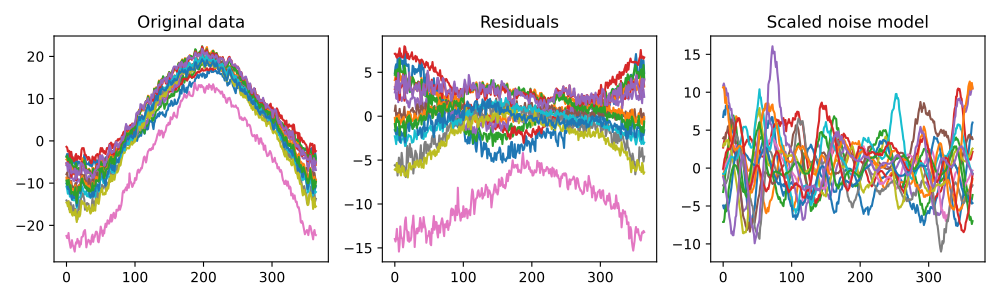

Recreate this plot in Python.
import numpy as np
import matplotlib.pyplot as plt
import power1d

y      = power1d.data.weather()['Atlantic']
r      = y - y.mean( axis=0 ) # residuals
snoise = power1d.noise.from_residuals( r ) # scaled noise object

fig,axs = plt.subplots(1, 3, figsize=(10,3), tight_layout=True)
axs[0].plot( y.T )
axs[1].plot( r.T )
snoise.plot( ax=axs[2] )
labels  = 'Original data', 'Residuals', 'Scaled noise model'
[ax.set_title(s) for ax,s in zip(axs,labels)]
plt.show()
